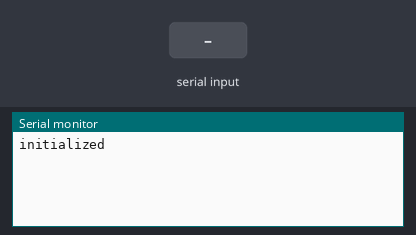
A sketch run on a simulated Arduino Uno, built with avr-gcc and run on an emulated ATmega328P. Shown: the last lines printed to the serial monitor. The test bench sets the inputs (shaded band).

Above: at 1.2 s.
1.3 s: "1" received over the second serial link
At 1.8 s:
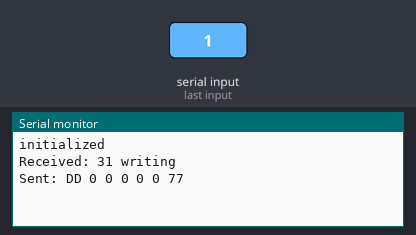
2.8 s: "0" received over the second serial link
At 4.0 s:
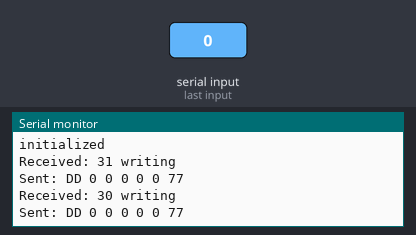
4.3 s: "2" received over the second serial link
At 5.2 s:
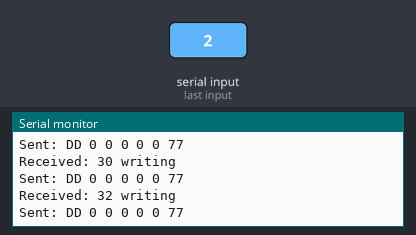

Measured:
- after the input at 1.3 s, the serial monitor: prints a new line after 0.07 s (image 1)
- after the input at 2.8 s, the serial monitor: prints a new line after 0.07 s (image 2)
- after the input at 4.3 s, the serial monitor: prints a new line after 0.07 s (image 3)

The sketch:

bms_simulation_basic_input.ino
```cpp
#include <SoftwareSerial.h>

#define RX 3
#define TX 5

uint8_t input_buffer[10] = {0};
uint8_t output_buffer[37] = {0};

// uint8_t input_03[7] = {0xdd, 0xa5, 0x03, 0x00, 0xff, 0xfd, 0x77};
// uint8_t input_04[7] = {0xdd, 0xa5, 0x04, 0x00, 0xff, 0xfc, 0x77};
uint8_t output_03_1[36] = {0xdd, 0x03, 0x00, 0x1d, 0x12, 0x6a, 0x00, 0x00, 0x08,
 0x97, 0x13, 0x88, 0x00, 0x00, 0x2d, 0x53, 0x00, 0x00, 0x00 ,0x00, 0x00, 0x00,
 0x22, 0x2c, 0x01, 0x0D, 0x03, 0x0b, 0xb4, 0x0b, 0xa8, 0x0b, 0xa0, 0xfb, 0x31,
 0x77};
uint8_t output_04_1[37] = {0xDD, 0x04, 0x00, 0x1E, 0x0F, 0x66, 0x0F, 0x63, 0x0F,
  0x63, 0x0F, 0x64, 0x0F, 0x3E, 0x0F, 0x63, 0x0F, 0x37, 0x0F, 0x5B, 0x0F, 0x65,
  0x0F, 0x3B, 0x0F, 0x63, 0x0F, 0x63, 0x0F, 0x3C, 0x0F, 0x66, 0x0F, 0x3D, 0xF9,
  0xF9, 0x77};
uint8_t output_03_2[36] = {0xdd, 0x03, 0x00, 0x1d, 0x12, 0x3e, 0x00, 0x00, 0x08,
  0x68, 0x13, 0x88, 0x00, 0x00, 0x2d, 0x53, 0x00, 0x00, 0x00 ,0x00, 0x00, 0x00,
  0x22, 0x2c, 0x01, 0x0D, 0x03, 0x0b, 0xb2, 0x0b, 0xab, 0x0b, 0xa0, 0xfb, 0x8b,
  0x77};
uint8_t output_04_2[37] = {0xDD, 0x04, 0x00, 0x1E, 0x0F, 0x66, 0x0F, 0x58, 0x0F,
  0x3F, 0x0F, 0x62, 0x0F, 0x5B, 0x0F, 0x63, 0x0F, 0x37, 0x0F, 0x5B, 0x0F, 0x65,
  0x0F, 0x3B, 0x0F, 0x63, 0x0F, 0x63, 0x0F, 0x3C, 0x0F, 0x66, 0x0F, 0x3D, 0xfa,
  0x0d, 0x77};

uint8_t available_registers[55] = {0x00, 0x01, 0x03, 0x04, 0x05, 0x10, 0x11,
  0x12, 0x13, 0x14, 0x15, 0x16, 0x17, 0x18, 0x19, 0x1a, 0x1b, 0x1c, 0x1d, 0x1e,
  0x1f, 0x20,
  0x21, 0x22, 0x23, 0x24, 0x25, 0x26, 0x27, 0x28, 0x29, 0x2a, 0x2b, 0x2c, 0x2e, 0x32,
  0x33, 0x34, 0x35, 0x36, 0x37, 0x38, 0x39, 0x3a, 0x3b, 0x3c, 0x3d, 0x3e, 0x3f,
  0xa0, 0xa1, 0xa2, 0xaa, 0xe1, 0xe2};
uint8_t registers_sizes[55] = {2, 2, 29, 30, 12, 2, 2, 2, 2, 2, 2, 2, 2, 2, 2, 2, 2, 2,
  2, 2, 2, 2, 2, 2, 2, 2, 2, 2, 2, 2, 2, 2, 2, 2, 2, 2, 2, 2, 2, 2, 2, 2, 2, 2, 2,
  2, 2, 2, 2, 12, 12, 12, 22, 2, 2};
uint8_t sizes_prefix_sums[55] = {0};
uint8_t registers_values_buffer[227] = { // 183
  0x00, 0x00, // 0x00
  0x00, 0x00, // 0x01
  0x12, 0x6a, 0x00, 0x00, 0x08, 0x97, 0x13, 0x88, 0x00, 0x00, 0x2d, 0x53, 0x00,
    0x00, 0x00 ,0x00, 0x00, 0x00, 0x22, 0x2c, 0x01, 0x0D, 0x03, 0x0b, 0xb4,
    0x0b, 0xa8, 0x0b, 0xa0, // 0x03 29
  0x0F, 0x66, 0x0F, 0x63, 0x0F, 0x63, 0x0F, 0x64, 0x0F, 0x3E, 0x0F, 0x63, 0x0F,
    0x37, 0x0F, 0x5B, 0x0F, 0x65, 0x0F, 0x3B, 0x0F, 0x63, 0x0F, 0x63, 0x0F,
    0x3C, 0x0F, 0x66, 0x0F, 0x3D, // 0x04 30
  0x04, 0x61, 0x62, 0x63, 0x64, 0x00, 0x00, 0x00, 0x00, 0x00, 0x00, 0x00, // 0x05 12
  0x13, 0x88, //0x10
  0x0f, 0xa0, //0x11
  0x15, 0x18, //0x12
  0x11, 0x30, //0x13
  0x00, 0x14, //0x14
  0x31, 0x1c, //0x15 manufacture date 28.08.2024
  0x04, 0xd2, //0x16 serial number
  0x01, 0xa3, //0x17
  0x0b, 0xb4, //0x18
  0x0b, 0xc3, //0x19
  0x0b, 0xc8, //0x1a
  0x0b, 0xb8, //0x1b
  0x0b, 0xcc, //0x1c
  0x0b, 0xd1, //0x1d
  0x0b, 0xb2, //0x1e
  0x0b, 0xa4, //0x1f
  0x15, 0xe0, //0x20 shutdown voltage from above
  0x15, 0x4a, //0x21 return voltage from above
  0x10, 0x68, //0x22 shutdown voltage from beyond
  0x11, 0x62, //0x23 return voltage from beyond
  0x16, 0x44, //0x24 shutdown line voltage from above
  0x15, 0x7c, //0x25 return line voltage from above
  0x0f, 0xa0, //0x26 shutdown line voltage from beyond
  0x10, 0xcc, //0x27 return line voltage from beyond
  0x17, 0x70, //0x28 charge current threshold
  0x17, 0xd4, //0x29 discharge current threshold
  0x0d, 0xac, //0x2a balanced lines' voltage
  0x00, 0x14, //0x2b balance window
  0x00, 0x1c, //0x2c
  0x00, 0x07, //0x2e thermoresistors' state
  0x14, 0x50, //0x32
  0x13, 0x88, //0x33
  0x12, 0xc0, //0x34
  0x11, 0xf8, //0x35
  0x13, 0x88, //0x36
  0x13, 0x77, //0x37
  0x00, 0x23, //0x38
  0b00110000, 0x01, //0x39
  0x01, 0x02, //0x3a
  0x03, 0x04, //0x3b
  0x05, 0x06, //0x3c
  0x07, 0x08, //0x3d
  0x09, 0x0a, //0x3e
  0x0b, 0x0c, //0x3f
  0x04, 0x61, 0x62, 0x63, 0x64, 0x00, 0x00, 0x00, 0x00, 0x00, 0x00, 0x00, //0xa0 12
  0x04, 0x61, 0x62, 0x63, 0x64, 0x00, 0x00, 0x00, 0x00, 0x00, 0x00, 0x00, //0xa1 12
  0x04, 0x61, 0x62, 0x63, 0x64, 0x00, 0x00, 0x00, 0x00, 0x00, 0x00, 0x00, //0xa2 12
  0x00, 0x01, 0x00, 0x02, 0x00, 0x03, 0x00, 0x04, 0x00, 0x05, 0x00, 0x06, 0x00,
    0x07, 0x00, 0x08, 0x00, 0x09, 0x00, 0x0a, 0x00, 0x0b, 0x00, 0x0c, //0xaa 22
  0x00, 0x00, //0xe1
  0x00, 0x00, //0xe2
};

SoftwareSerial swSerial(RX, TX);
bool output_03_flag = false;
bool output_04_flag = false;

uint64_t randomValue = 0;
uint64_t a = 106;
uint64_t c = 1283;
uint64_t m = 6075;

uint64_t get_random_number()
{
  randomValue = (a * randomValue + c) % m;
  return randomValue;
}

void randomize_uint16_t(uint8_t* high, int dist)
{
  int16_t diff = get_random_number() % (2 * dist + 1) - dist;
  /* arduino uno has little endian CPU!
  uint16_t value_ = *reinterpret_cast<uint16_t*>(high);
  is UB, because is violates strict aliasing rule
  The rule forbids pointer casts except of:
  - int* <-> unsigned*
  - int* -> cv int*\cv unsigned*
  - int* -> char*\uint8_t*\int8_t* (not in the opposite direction)
  - int* -> AggregrateType* (<-?), where
  struct AggregrateType
  {
    int x;
  };
  The reason is that compiler may optimize such code incorrectly:
  int f(int* pi, float* pf)
  {
    *pi = 1;
    *pf = 2;
    return *pi;
  }

  int main()
  {
    int i = 5;
    return f(&i, reinterpret_cast<float*>(&i));
  }
  Main may return 1, because compiler may compile it the following way:
  mov dword ptr[register1] 1
  mov dword ptr[register2] 2
  mov eax 1 // compiler does not see that pointers are the same and
  // optimizes incorrectly
  */
  uint16_t value_ = (static_cast<uint16_t>(*high) << 8) +
    + *(high + 1);
  value_ += diff;
  *high = static_cast<uint8_t>(value_ >> 8);
  *(high + 1) = static_cast<uint8_t>(value_);
}

int register_binary_search(uint8_t value, uint8_t* registers, uint8_t sz)
{
  if (value < registers[0] || value > registers[sz - 1]) return -1;
  if (value == registers[0]) return 0;
  if (value == registers[sz - 1]) return sz - 1;
  uint8_t left = 0;
  uint8_t right = sz - 1;
  while (right - left > 1)
  {
      uint8_t middle = (right + left) / 2;
      if (value == registers[middle]) return middle;
      if (value > registers[middle]) left = middle;
      else right = middle;
  }
  return -1;
}

void set_crc(uint8_t* begin, uint8_t* end, uint8_t* crc_buffer)
{
  uint16_t crc = 0x10000;
  for (uint8_t* p_tmp = begin; p_tmp <= end; ++p_tmp) crc -= *p_tmp;
  crc_buffer[0] = crc >> 8;
  crc_buffer[1] = crc;
}

void setup() {
  swSerial.begin(9600);
  Serial.begin(9600);
  for (int i = 1; i < sizeof(sizes_prefix_sums); ++i)
  {
    sizes_prefix_sums[i] = sizes_prefix_sums[i - 1] + registers_sizes[i - 1];
  }
  while (!swSerial);
  while (!Serial);
  swSerial.listen();
  Serial.print("initialized\n");
}

void loop()
{
  if (!swSerial.available()) return;
  uint64_t current_time = millis();
  randomValue = millis();
  while (millis() - current_time < 70);
  int i = 0;
  Serial.print("Received: ");
  for (; swSerial.available(); ++i)
  {
    input_buffer[i] = swSerial.read();
    Serial.print(input_buffer[i], HEX);
    Serial.print(' ');
  }
  // проверка dd, 77, crc TO DO
  uint8_t register_ = register_binary_search(input_buffer[2],
    reinterpret_cast<uint8_t*>(available_registers),
    sizeof(available_registers));
  uint8_t message_size = 7;
  if (register_ < 0) // регистр не найден
  {
    // сообщение об ошибке dd p-p 80 00 crc
    uint8_t error_message[7] = {0xdd, 0x00, 0x80, 0x00, 0x00, 0x00, 0x77};
    error_message[1] = register_;
    set_crc(error_message + 3, error_message + 3, error_message + 4);
    strcpy(output_buffer, error_message); // мб поменять src и dest
  } else { // регистр найден
    // сообщение с содержимым регистра
    if (input_buffer[1] == 0xa5) // reading
    {
      Serial.println("reading");
      // Serial.print(voltage_, HEX);
      message_size = registers_sizes[register_] + 7;
      uint8_t message[message_size] = {0};
      message[0] = 0xdd;
      message[1] = available_registers[register_];
      message[3] = registers_sizes[register_];
      memcpy(message + 4, &registers_values_buffer[sizes_prefix_sums[register_]],
        registers_sizes[register_]);
      set_crc(message + 3, message + message_size - 4,
        message + message_size - 3);
      message[message_size - 1] = 0x77;
      memcpy(output_buffer, message, message_size);
    } else { // writing
      Serial.println("writing");
      output_buffer[0] = 0xdd;
      output_buffer[1] = input_buffer[2];
      output_buffer[6] = 0x77;
      switch (input_buffer[2])
      {
        case 0xe1:
          Serial.println("puk");
          registers_values_buffer[24] = input_buffer[5];
        break;
      }
    }
  }
  // отправка сообщения
  Serial.print("Sent: ");
  for (int i = 0; i < message_size; ++i)
  {
    swSerial.write(output_buffer[i]);
    Serial.print(output_buffer[i], HEX);
    Serial.print(' ');
  }
  Serial.println();
  memset(input_buffer, 0, sizeof(input_buffer));
  memset(output_buffer, 0, sizeof(output_buffer));
  // рандомизация 0x03 и 0x04
  randomize_uint16_t(registers_values_buffer + 4, 10);
  randomize_uint16_t(registers_values_buffer + 6, 4);
  randomize_uint16_t(registers_values_buffer + 8, 6);
  uint16_t currentCharge = (registers_values_buffer[8] << 8) +
    registers_values_buffer[9];
  uint16_t fullCharge = (registers_values_buffer[10] << 8) +
    registers_values_buffer[11];
  registers_values_buffer[23] = static_cast<uint8_t>(
    static_cast<float>(currentCharge) * 100 / fullCharge);
  for (int i = 0; i < 3; ++i)
  {
    randomize_uint16_t(registers_values_buffer + 27 + 2 * i, 2);
  }
  for (int i = 0; i < 13; ++i)
  {
    randomize_uint16_t(registers_values_buffer + 33 + 2 * i, 1);
  }
}
```
